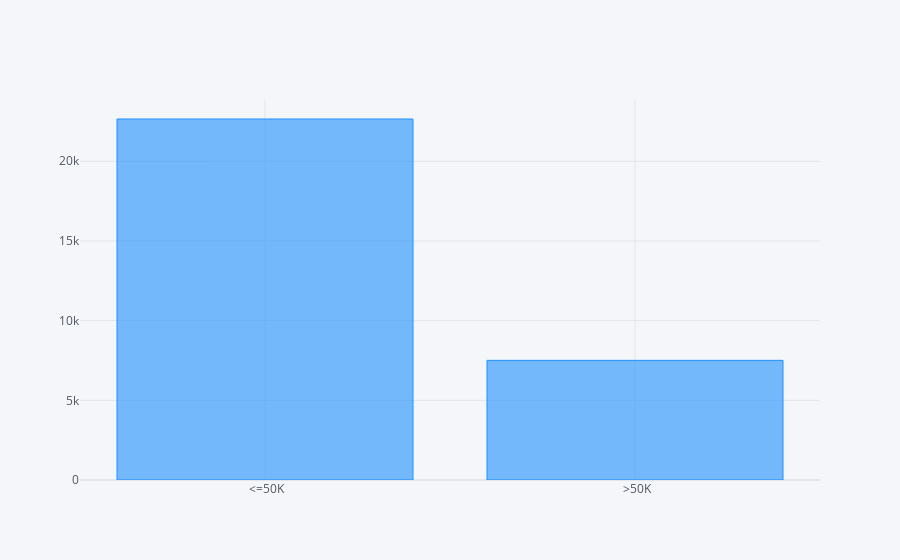

The notebook cell this image was saved under:
### Code cell
salary = df_train['Salary'].value_counts().reset_index()
salary.iplot(kind='bar', x="Salary", y="count", color="dodgerblue")

### Figure 1 — Plotly figure (JSON) as saved in the notebook; plotly's stock layout.template omitted (floating-point values rounded to 4 significant figures)
{"data": [{"marker": {"color": "rgba(30, 144, 255, 0.6)", "line": {"color": "rgba(30, 144, 255, 1.0)", "width": 1}}, "name": "count", "orientation": "v", "text": "", "type": "bar", "x": [" <=50K", " >50K"], "y": [22653, 7508]}], "layout": {"legend": {"bgcolor": "#F5F6F9", "font": {"color": "#4D5663"}}, "paper_bgcolor": "#F5F6F9", "plot_bgcolor": "#F5F6F9", "title": {"font": {"color": "#4D5663"}}, "xaxis": {"gridcolor": "#E1E5ED", "showgrid": true, "tickfont": {"color": "#4D5663"}, "title": {"font": {"color": "#4D5663"}, "text": ""}, "zerolinecolor": "#E1E5ED"}, "yaxis": {"gridcolor": "#E1E5ED", "showgrid": true, "tickfont": {"color": "#4D5663"}, "title": {"font": {"color": "#4D5663"}, "text": ""}, "zerolinecolor": "#E1E5ED"}}}
